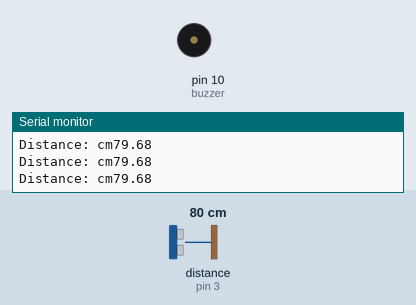
Bench run of a sketch on a simulated Arduino Uno, built with avr-gcc and run on an emulated ATmega328P. On the bench: buzzer (waves = sounding), the last lines printed to the serial monitor. Wiring (inferred from the names in the program): ultrasonic range finder: trigger pin 5; echo pin 3. The inputs (shaded band) are chosen by the test bench; at power-on: distance to the obstacle (sensor on pin 3) 80 cm. The echo pulse lasts 58.3 µs per cm.

Above: at 1.2 s.
1.3 s: distance to the obstacle (sensor on pin 3) set to 32 cm
2.8 s: distance to the obstacle (sensor on pin 3) set to 27 cm
At 4.2 s:
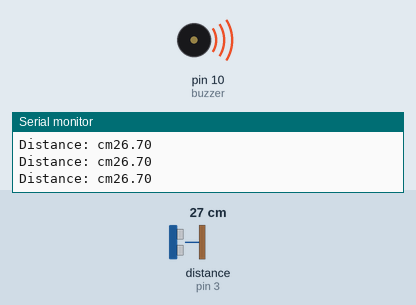
Timing chart, 0 to 5.8 s (numbered marks = the images above; inputs shaded):
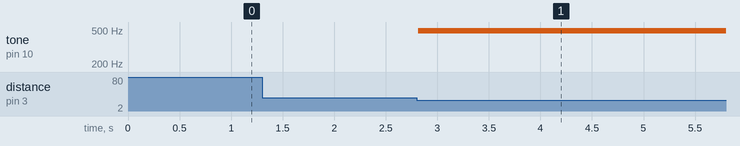

Measured:
- the behaviour switches between 31 and 30 cm on distance to the obstacle (sensor on pin 3) (found by bisection; images 0 and 1)
- after the input at 2.8 s, tone on pin 10 (buzzer): silent → 490 Hz at once

The sketch:

Vibration_and_Ultrasonic.ino
```cpp
int trigPin = 5;
int echoPin = 3;
int buzzer = 10;

float duration;
float distance;

void intensity(int lowerIntensity, int upperIntensity, double maxDist, double curDistance){
  int difference = upperIntensity - lowerIntensity;
  double fraction = 1.0 - curDistance / maxDist;
  double fractionAmount = fraction * difference;
  int totalIntensity = lowerIntensity + (int) fractionAmount;

  if (curDistance < maxDist){
    analogWrite(buzzer, totalIntensity);
  } else{
    analogWrite(buzzer,0);
  }
}


void setup() {
  pinMode(buzzer, OUTPUT);
  pinMode(trigPin, OUTPUT);
  pinMode(echoPin, INPUT);
  Serial.begin(9600);
  digitalWrite(buzzer,HIGH);
}

void loop() {
  digitalWrite(trigPin, LOW);
  delayMicroseconds(2);
  digitalWrite(trigPin, HIGH);
  delayMicroseconds(10);
  digitalWrite(trigPin, LOW);

  duration = pulseIn(echoPin, HIGH);
  //Speed of sound is 0.0343 cm per microsecond
  distance = (duration*.0343)/2;
  Serial.print("Distance: cm");
  Serial.println(distance);

  intensity(130,255,30,distance);

  delay(100);
}
```
